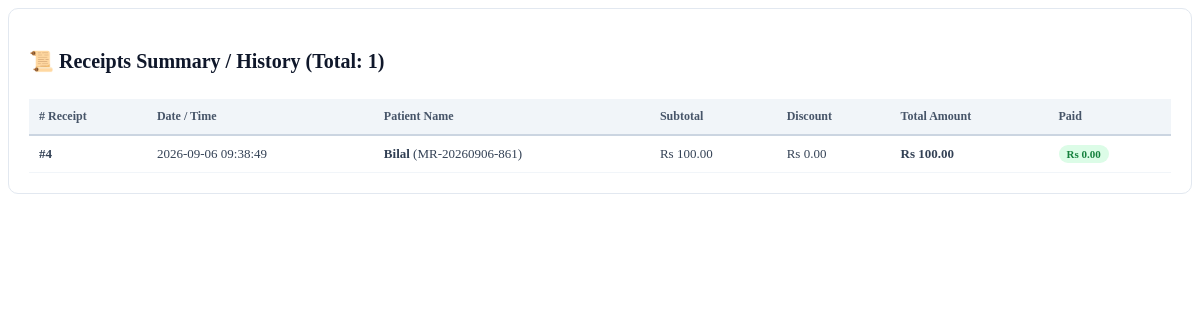
Page /receipts.php (signed in) on the committed database.
### tables this page shows
CREATE TABLE `receipts` (
  `id` int(11) NOT NULL AUTO_INCREMENT,
  `patient_id` int(11) NOT NULL,
  `doctor_id` int(11) DEFAULT NULL,
  `subtotal` decimal(10,2) NOT NULL DEFAULT 0.00,
  `discount` decimal(10,2) NOT NULL DEFAULT 0.00,
  `grand_total` decimal(10,2) NOT NULL DEFAULT 0.00,
  `paid_amount` decimal(10,2) NOT NULL DEFAULT 0.00,
  `created_at` timestamp NULL DEFAULT current_timestamp(),
  PRIMARY KEY (`id`),
  KEY `patient_id` (`patient_id`),
  CONSTRAINT `receipts_ibfk_1` FOREIGN KEY (`patient_id`) REFERENCES `patients` (`id`)
);

CREATE TABLE `patients` (
  `id` int(11) NOT NULL AUTO_INCREMENT,
  `name` varchar(150) NOT NULL,
  `gender` varchar(15) DEFAULT 'Male',
  `phone` varchar(20) DEFAULT NULL,
  `age` int(11) DEFAULT 0,
  `address` varchar(255) DEFAULT NULL,
  `mr_no` varchar(50) DEFAULT NULL,
  `mobile` varchar(20) DEFAULT NULL,
  `created_at` timestamp NULL DEFAULT current_timestamp(),
  PRIMARY KEY (`id`)
);

### receipts.php (the view, shortened to what this page needs)
<?php
require __DIR__.'/config.php';
$sql = "SELECT r.*, p.name AS patient_fullname, p.mr_no
        FROM receipts r
        LEFT JOIN patients p ON r.patient_id = p.id
        ORDER BY r.id DESC";
$res = $conn->query($sql);
$RECEIPTS = [];
if ($res && $res->num_rows > 0) {
    while ($row = $res->fetch_assoc()) {
        $RECEIPTS[] = $row;
    }
}
?>
<div class="card">
  <h3 class="card-title">📜 Receipts Summary / History (Total: <?= count($RECEIPTS) ?>)</h3>
  <div style="overflow-x:auto;">
    <table class="table">
      <thead>
        <tr>
          <th># Receipt</th>
          <th>Date / Time</th>
          <th>Patient Name</th>
          <th>Subtotal</th>
          <th>Discount</th>
          <th>Total Amount</th>
          <th>Paid</th>
        </tr>
      </thead>
      <tbody>
        <?php if (empty($RECEIPTS)): ?>
          <tr><td colspan="7" style="text-align:center; color:#94a3b8; padding:30px;">No receipt records found in Database. Please create a <b>+ New Receipt</b> first.</td></tr>
        <?php else: ?>
          <?php foreach ($RECEIPTS as $r):
            $rec_no = $r['receipt_no'] ?? ('#'.$r['id']);
            $dt     = $r['created_at'] ?? $r['created_datetime'] ?? $r['date'] ?? 'N/A';
            $pname  = !empty($r['patient_fullname']) ? $r['patient_fullname'] : ($r['patient_name'] ?? 'Walk-in Patient');
            $sub    = (float)($r['subtotal'] ?? $r['total'] ?? 0);
            $disc   = (float)($r['discount'] ?? 0);
            $tot    = (float)($r['total'] ?? ($sub - $disc));
            $paid   = (float)($r['paid'] ?? $r['paid_amount'] ?? $tot);
          ?>
            <tr>
              <td><b><?= htmlspecialchars($rec_no) ?></b></td>
              <td><?= htmlspecialchars($dt) ?></td>
              <td><b><?= htmlspecialchars($pname) ?></b> <?= !empty($r['mr_no']) ? '('.htmlspecialchars($r['mr_no']).')' : '' ?></td>
              <td>Rs <?= number_format($sub, 2) ?></td>
              <td>Rs <?= number_format($disc, 2) ?></td>
              <td><b>Rs <?= number_format($tot, 2) ?></b></td>
              <td><span class="badge-paid">Rs <?= number_format($paid, 2) ?></span></td>
            </tr>
          <?php endforeach; ?>
        <?php endif; ?>
      </tbody>
    </table>
  </div>
</div>

### receipts.php (style rules this page uses)
.card { background:#fff; padding:20px; border-radius:10px; border:1px solid #e2e8f0; margin-bottom:20px; }
.card-title { font-size:20px; font-weight:700; color:#0f172a; margin-bottom:16px; }
.table { width:100%; border-collapse:collapse; margin-top:10px; }
.table th { background:#f1f5f9; padding:10px; text-align:left; font-size:12px; font-weight:700; color:#475569; border-bottom:2px solid #cbd5e1; }
.table td { padding:10px; border-bottom:1px solid #f1f5f9; font-size:13px; color:#334155; }
.badge-paid { background:#dcfce7; color:#15803d; padding:3px 8px; border-radius:12px; font-weight:600; font-size:11px; }

### rows in the picture
receipts: id "#4", created_at "2026-09-06 09:38:49", patient.name "Bilal", patient.mr_no "MR-20260906-861", subtotal "100.00", discount "0.00", paid_amount "0.00"

### other values in the picture
count($RECEIPTS) "1"
